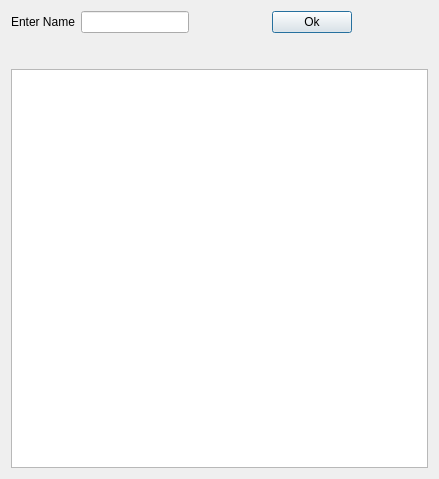
<?xml version="1.0" encoding="UTF-8"?>
<ui version="4.0">
 <class>HighScores</class>
 <widget class="QDialog" name="HighScores">
  <property name="geometry">
   <rect>
    <x>0</x>
    <y>0</y>
    <width>439</width>
    <height>479</height>
   </rect>
  </property>
  <property name="windowTitle">
   <string>Dialog</string>
  </property>
  <layout class="QVBoxLayout" name="verticalLayout">
   <item>
    <layout class="QHBoxLayout" name="horizontalLayout">
     <item>
      <widget class="QLabel" name="label">
       <property name="text">
        <string>Enter Name</string>
       </property>
      </widget>
     </item>
     <item>
      <widget class="QLineEdit" name="lineEdit"/>
     </item>
     <item>
      <spacer name="horizontalSpacer">
       <property name="orientation">
        <enum>Qt::Horizontal</enum>
       </property>
       <property name="sizeHint" stdset="0">
        <size>
         <width>40</width>
         <height>20</height>
        </size>
       </property>
      </spacer>
     </item>
     <item>
      <widget class="QPushButton" name="HighScoreOkButton">
       <property name="text">
        <string>Ok</string>
       </property>
      </widget>
     </item>
     <item>
      <spacer name="horizontalSpacer_2">
       <property name="orientation">
        <enum>Qt::Horizontal</enum>
       </property>
       <property name="sizeHint" stdset="0">
        <size>
         <width>40</width>
         <height>20</height>
        </size>
       </property>
      </spacer>
     </item>
    </layout>
   </item>
   <item>
    <widget class="QLabel" name="label_2">
     <property name="font">
      <font>
       <pointsize>16</pointsize>
      </font>
     </property>
     <property name="text">
      <string/>
     </property>
    </widget>
   </item>
   <item>
    <widget class="QListWidget" name="listWidget"/>
   </item>
  </layout>
 </widget>
 <resources/>
 <connections/>
</ui>
